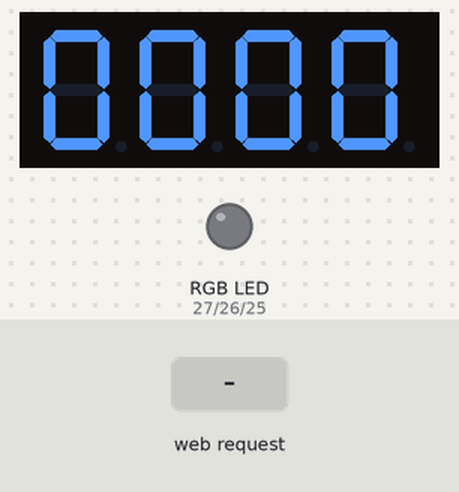
A program run on a simulated ESP32. Parts: 4-digit seven-segment display, an RGB LED mixed from three pins (HIGH = lit). The inputs (shaded band) are chosen by the test bench. Dim RGB values are drawn brighter than linear; WiFi joins after 1.5 s; servers stay silent unless stated; what the program prints to the serial monitor is not drawn.

Above: at 2.7 s.
2.8 s: HTTP request GET /rgb?r=1&g=1&b=1 received
At 4.0 s:
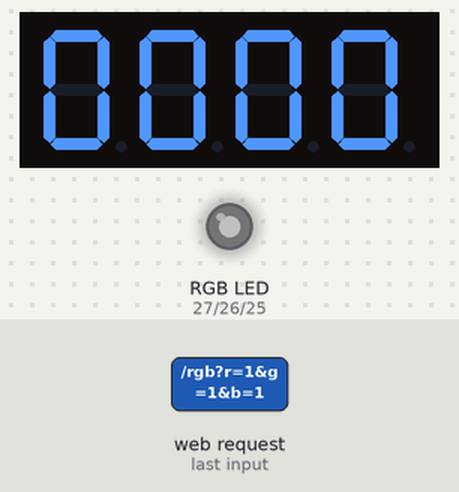
4.3 s: HTTP request GET /rgb?r=120&g=120&b=120 received
At 5.3 s:
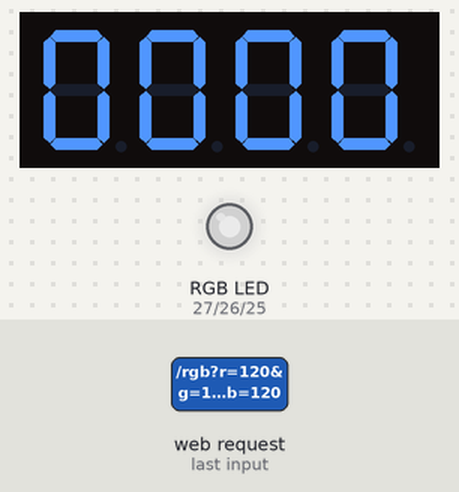
Timing chart, 0 to 7.3 s (numbered marks = the images above; inputs shaded):
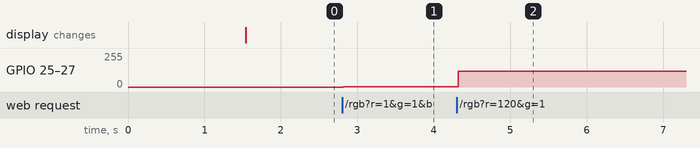

Measured:
- after the input at 2.8 s, GPIO 25 (BLUE_PIN), GPIO 26 (GREEN_PIN), GPIO 27 (RED_PIN): 0/255 → 1/255 at once
- after the input at 4.3 s, GPIO 25 (BLUE_PIN), GPIO 26 (GREEN_PIN), GPIO 27 (RED_PIN): 1/255 → 120/255 at once

The program:

main.cpp
```cpp
#include "main.h"

TM1637 tm(CLK, DIO);
unsigned int counter = 0;
SemaphoreHandle_t counterMutex;
AsyncWebServer server(80);
bool isCounterRunning = false;
QueueHandle_t rgbQueue;

void displayTask(void *parameter) {


  while (1) {
    xSemaphoreTake(counterMutex, portMAX_DELAY);
    tm.display(0, (counter / 1000) % 10);
    tm.display(1, (counter / 100) % 10);
    tm.display(2, (counter / 10) % 10);
    tm.display(3, counter % 10);
    xSemaphoreGive(counterMutex);
    vTaskDelay(pdMS_TO_TICKS(100));
  }
}

void counterTask(void *parameter) {
  while (1) {
    xSemaphoreTake(counterMutex, portMAX_DELAY);
    if (counter == 10000) {
      counter = 0;
    }
    if (!isCounterRunning) {
      // Counter stays the same
    } else {
      counter++;
    }
    xSemaphoreGive(counterMutex);
    vTaskDelay(pdMS_TO_TICKS(100));
  }
}

void rgbTask(void *parameter) {
    struct rgb_values rgb;
    while(1) {
        if(xQueueReceive(rgbQueue, &rgb, portMAX_DELAY)) {
            ledcWrite(0, rgb.r);
            ledcWrite(1, rgb.g);
            ledcWrite(2, rgb.b);
        }
        vTaskDelay(pdMS_TO_TICKS(20)); // Small delay for stability
    }
}

void handleRGB(AsyncWebServerRequest *request) {
    if(request->hasParam("r") && request->hasParam("g") && request->hasParam("b")) {
        struct rgb_values rgb;
        rgb.r = request->getParam("r")->value().toInt();
        rgb.g = request->getParam("g")->value().toInt();
        rgb.b = request->getParam("b")->value().toInt();

        // Print RGB values to Serial
        Serial.printf("RGB Values - R: %d, G: %d, B: %d\n", rgb.r, rgb.g, rgb.b);

        xQueueSend(rgbQueue, &rgb, 0);
        request->send(200, "text/plain", "OK");
    } else {
        request->send(400, "text/plain", "Missing RGB parameters");
    }
}

void setup() {
  Serial.begin(115200);
  tm.init();
  tm.set(BRIGHT_TYPICAL);

  // Create semaphore for counter protection
  counterMutex = xSemaphoreCreateMutex();

  // WiFi Setup with Wokwi credentials
  WiFi.begin("Wokwi-GUEST", "", 6);
  Serial.print("Connecting to WiFi");

  while (WiFi.status() != WL_CONNECTED) {
    delay(100);
    Serial.print(".");
  }

  Serial.println("\nConnected to WiFi");
  Serial.print("Local IP Address: http://");
  Serial.println(WiFi.localIP());
  Serial.println("HTTP server started (http://localhost:8180)");  // Direct localhost link

  // Async Web Server Routes
  server.on("/", HTTP_GET, [](AsyncWebServerRequest *request){
    request->send_P(200, "text/html", MAIN_page);
  });

  server.on("/toggle", HTTP_GET, [](AsyncWebServerRequest *request){
    if(request->hasParam("state")) {
      isCounterRunning = (request->getParam("state")->value() == "1");
      request->send(200, "text/plain", "OK");
    }
  });

  // Create RGB queue before LED setup
  rgbQueue = xQueueCreate(5, sizeof(struct rgb_values));

  // Setup RGB LED PWM
  ledcSetup(0, 5000, 8);
  ledcSetup(1, 5000, 8);
  ledcSetup(2, 5000, 8);

  ledcAttachPin(RED_PIN, 0);
  ledcAttachPin(GREEN_PIN, 1);
  ledcAttachPin(BLUE_PIN, 2);

  // Add RGB control route
  server.on("/rgb", HTTP_GET, handleRGB);

  server.begin();

  // Create tasks
  xTaskCreate(
    displayTask,    // Task function
    "DisplayTask",  // Name
    4000,          // Stack size
    NULL,          // Parameters
    1,             // Priority
    NULL           // Task handle
  );

  xTaskCreate(
    counterTask,    // Task function
    "CounterTask",  // Name
    4000,          // Stack size
    NULL,          // Parameters
    1,             // Priority
    NULL           // Task handle
  );

  xTaskCreate(
    rgbTask,       // Task function
    "RGBTask",     // Name
    4000,          // Stack size
    NULL,          // Parameters
    1,             // Priority
    NULL          // Task handle
  );
}

void loop() {
  // Empty loop as we're using FreeRTOS tasks
  vTaskDelete(NULL);
}
```

html.h
```cpp
#ifndef HTML_H
#define HTML_H
#include <Arduino.h>

const char MAIN_page[] PROGMEM = R"=====(
<!DOCTYPE html>
<html>
<head>
    <title>7-Segment Control</title>
    <style>
        body {
            font-family: 'Arial', sans-serif;
            margin: 0;
            padding: 0;
            min-height: 100vh;
            background: linear-gradient(135deg, #1e3c72 0%, #2a5298 100%);
            color: white;
            display: flex;
            justify-content: center;
            align-items: center;
        }
        .container {
            background: rgba(255, 255, 255, 0.1);
            backdrop-filter: blur(10px);
            border-radius: 20px;
            padding: 2rem;
            box-shadow: 0 8px 32px 0 rgba(31, 38, 135, 0.37);
            border: 1px solid rgba(255, 255, 255, 0.18);
            text-align: center;
        }
        h1 {
            margin-bottom: 2rem;
            font-size: 2.5rem;
            text-shadow: 2px 2px 4px rgba(0,0,0,0.3);
        }
        .status-container {
            margin: 2rem 0;
            font-size: 1.2rem;
        }
        .ip-address {
            font-size: 0.9rem;
            opacity: 0.8;
            margin-bottom: 1rem;
        }
        .switch {
            position: relative;
            display: inline-block;
            width: 80px;
            height: 40px;
            margin: 1rem 0;
        }
        .switch input {
            opacity: 0;
            width: 0;
            height: 0;
        }
        .slider {
            position: absolute;
            cursor: pointer;
            top: 0;
            left: 0;
            right: 0;
            bottom: 0;
            background-color: rgba(255,255,255,0.2);
            transition: .4s;
            border-radius: 40px;
        }
        .slider:before {
            position: absolute;
            content: "";
            height: 32px;
            width: 32px;
            left: 4px;
            bottom: 4px;
            background-color: white;
            transition: .4s;
            border-radius: 50%;
            box-shadow: 0 2px 4px rgba(0,0,0,0.2);
        }
        input:checked + .slider {
            background-color: #4CAF50;
        }
        input:checked + .slider:before {
            transform: translateX(40px);
        }
        #status {
            font-weight: bold;
            color: #4CAF50;
        }
        .rgb-container {
            margin: 2rem 0;
            padding: 1rem;
            background: rgba(0,0,0,0.2);
            border-radius: 10px;
        }
        .rgb-slider {
            width: 100%;
            margin: 1rem 0;
        }
        .slider-label {
            display: flex;
            justify-content: space-between;
            align-items: center;
            margin-bottom: 0.5rem;
        }
        input[type="range"] {
            -webkit-appearance: none;
            width: 100%;
            height: 10px;
            border-radius: 5px;
            background: rgba(255,255,255,0.1);
            outline: none;
        }
        input[type="range"]::-webkit-slider-thumb {
            -webkit-appearance: none;
            width: 20px;
            height: 20px;
            border-radius: 50%;
            cursor: pointer;
        }
        #redSlider::-webkit-slider-thumb {
            background: #ff4444;
        }
        #greenSlider::-webkit-slider-thumb {
            background: #4CAF50;
        }
        #blueSlider::-webkit-slider-thumb {
            background: #2196F3;
        }
    </style>
</head>
<body>
    <div class="container">
        <h1>7-Segment Display</h1>
        <div class="ip-address">
            Server IP: <span id="ipAddress"></span>
        </div>
        <label class="switch">
            <input type="checkbox" id="toggleSwitch" onchange="toggleCounter(this)">
            <span class="slider"></span>
        </label>
        <div class="status-container">
            Status: <span id="status">Stopped</span>
        </div>
        <div class="rgb-container">
            <h2>RGB LED Control</h2>
            <div class="slider-label">
                <span>Red</span>
                <span id="redValue">0</span>
            </div>
            <input type="range" min="0" max="255" value="0" class="rgb-slider" id="redSlider" onchange="updateRGB()" oninput="updateValue(this, 'redValue')">

            <div class="slider-label">
                <span>Green</span>
                <span id="greenValue">0</span>
            </div>
            <input type="range" min="0" max="255" value="0" class="rgb-slider" id="greenSlider" onchange="updateRGB()" oninput="updateValue(this, 'greenValue')">

            <div class="slider-label">
                <span>Blue</span>
                <span id="blueValue">0</span>
            </div>
            <input type="range" min="0" max="255" value="0" class="rgb-slider" id="blueSlider" onchange="updateRGB()" oninput="updateValue(this, 'blueValue')">
        </div>
    </div>
    <script>
        document.getElementById('ipAddress').innerText = window.location.host;
        function toggleCounter(element) {
            fetch('/toggle?state=' + (element.checked ? '1' : '0'))
            .then(response => response.text())
            .then(data => {
                document.getElementById('status').innerText =
                    element.checked ? 'Running' : 'Stopped';
                document.getElementById('status').style.color =
                    element.checked ? '#4CAF50' : '#ff4444';
            });
        }

        let rgbTimeout;

        function updateValue(slider, valueId) {
            document.getElementById(valueId).innerText = slider.value;
        }

        function updateRGB() {
            clearTimeout(rgbTimeout);
            rgbTimeout = setTimeout(() => {
                const r = document.getElementById('redSlider').value;
                const g = document.getElementById('greenSlider').value;
                const b = document.getElementById('blueSlider').value;

                document.getElementById('redValue').innerText = r;
                document.getElementById('greenValue').innerText = g;
                document.getElementById('blueValue').innerText = b;

                fetch(`/rgb?r=${r}&g=${g}&b=${b}`);
            }, 50); // 50ms delay for debounce
        }
    </script>
</body>
</html>
)=====";

#endif
```

main.h
```cpp
#ifndef MAIN_H
#define MAIN_H

#include <Arduino.h>
#include <TM1637.h>
#include <WiFi.h>
#include <AsyncTCP.h>
#include <ESPAsyncWebServer.h>
#include "html.h"

#define CLK 2
#define DIO 4

#define RED_PIN 27
#define GREEN_PIN 26
#define BLUE_PIN 25

struct rgb_values {
    uint8_t r;
    uint8_t g;
    uint8_t b;
};

extern QueueHandle_t rgbQueue;

extern TM1637 tm;
extern unsigned int counter;
extern SemaphoreHandle_t counterMutex;
extern AsyncWebServer server;
extern bool isCounterRunning;

// function prototypes
void displayTask(void *parameter);
void counterTask(void *parameter);
void handleRGB(AsyncWebServerRequest *request);
void rgbTask(void *parameter);

#endif
```
